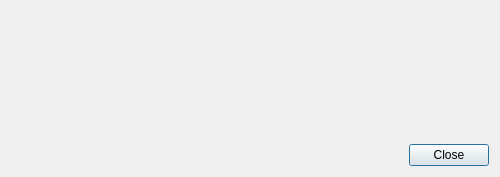
<?xml version="1.0" encoding="UTF-8"?>
<ui version="4.0">
 <class>AboutDialogClass</class>
 <widget class="QDialog" name="AboutDialogClass">
  <property name="geometry">
   <rect>
    <x>0</x>
    <y>0</y>
    <width>500</width>
    <height>177</height>
   </rect>
  </property>
  <property name="sizePolicy">
   <sizepolicy hsizetype="Minimum" vsizetype="Minimum">
    <horstretch>0</horstretch>
    <verstretch>0</verstretch>
   </sizepolicy>
  </property>
  <property name="windowTitle">
   <string>Dialog</string>
  </property>
  <property name="modal">
   <bool>true</bool>
  </property>
  <layout class="QVBoxLayout" name="verticalLayout">
   <item>
    <layout class="QHBoxLayout" name="horizontalLayout">
     <property name="leftMargin">
      <number>0</number>
     </property>
     <property name="topMargin">
      <number>0</number>
     </property>
     <property name="rightMargin">
      <number>0</number>
     </property>
     <property name="bottomMargin">
      <number>0</number>
     </property>
     <item>
      <widget class="QLabel" name="label">
       <property name="sizePolicy">
        <sizepolicy hsizetype="Minimum" vsizetype="Preferred">
         <horstretch>0</horstretch>
         <verstretch>0</verstretch>
        </sizepolicy>
       </property>
       <property name="pixmap">
        <pixmap resource="../res.qrc">:/images/logo.png</pixmap>
       </property>
       <property name="alignment">
        <set>Qt::AlignLeading|Qt::AlignLeft|Qt::AlignTop</set>
       </property>
      </widget>
     </item>
     <item>
      <widget class="QLabel" name="textLabel">
       <property name="sizePolicy">
        <sizepolicy hsizetype="Expanding" vsizetype="Preferred">
         <horstretch>0</horstretch>
         <verstretch>0</verstretch>
        </sizepolicy>
       </property>
       <property name="text">
        <string/>
       </property>
       <property name="alignment">
        <set>Qt::AlignLeading|Qt::AlignLeft|Qt::AlignTop</set>
       </property>
      </widget>
     </item>
    </layout>
   </item>
   <item>
    <widget class="QDialogButtonBox" name="buttonBox">
     <property name="standardButtons">
      <set>QDialogButtonBox::Close</set>
     </property>
    </widget>
   </item>
  </layout>
 </widget>
 <resources>
  <include location="../res.qrc"/>
  <include location="insanesums.qrc"/>
 </resources>
 <connections>
  <connection>
   <sender>buttonBox</sender>
   <signal>rejected()</signal>
   <receiver>AboutDialogClass</receiver>
   <slot>reject()</slot>
   <hints>
    <hint type="sourcelabel">
     <x>199</x>
     <y>282</y>
    </hint>
    <hint type="destinationlabel">
     <x>199</x>
     <y>149</y>
    </hint>
   </hints>
  </connection>
 </connections>
</ui>
